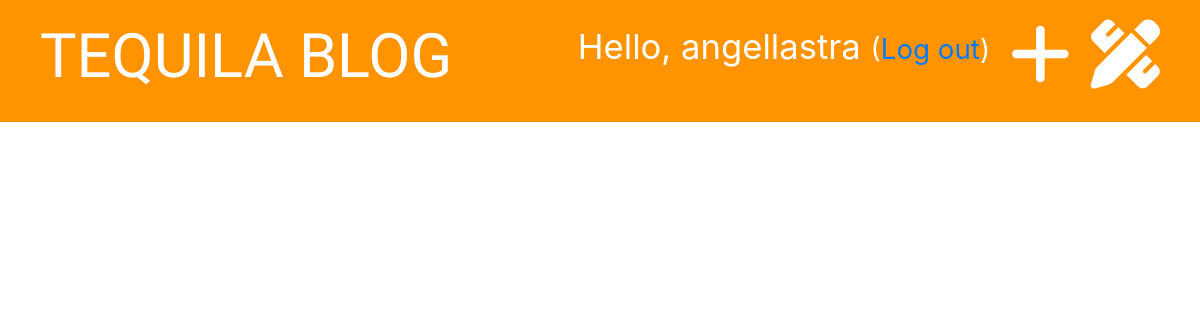
Before: /drafts/ (signed in) with the older database file.
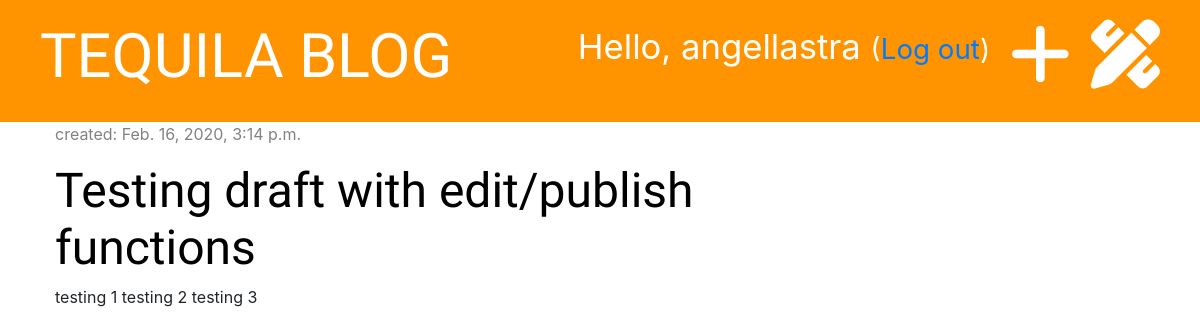
After: the same page with the newer database file.
### blog/models.py (models this page shows, shortened)
class Post(models.Model):
    author = models.ForeignKey('auth.User', on_delete=models.CASCADE)
    title = models.CharField(max_length=200)
    text = models.TextField()
    created_date = models.DateTimeField(default=timezone.now)
    published_date = models.DateTimeField(blank=True, null=True)

### blog/views.py (the view)
# urls.py: path('drafts/', views.post_draft_list, name='post_draft_list'),
@login_required
def post_draft_list(request):
    posts = Post.objects.filter(published_date__isnull=True).order_by('-created_date')
    stuff_for_frontend = {'posts':posts}
    return render(request, 'blog/post_draft_list.html',stuff_for_frontend)

### blog/templates/blog/post_draft_list.html (shortened to what this page needs)
{% extends 'blog/base.html' %}
{% block content %}
    {% for post in posts %}
        <div class="post">
            <p class="date">created: {{ post.created_date }}</p>
            <h1><a href="{% url 'post_detail' pk=post.pk %}">{{ post.title }}</a></h1>
            <p>{{ post.text|truncatechars:50 }}</p>
        </div>
    {% endfor %}
{% endblock %}

Changed rows visible on the page:
added Post: created_date "Feb. 16, 2020, 3:14 p.m.", title "Testing draft with edit/publish functions", text "testing 1 testing 2 testing 3"
